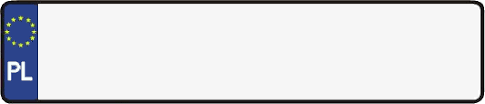
#> input picture plates/LicensePlatePL.png, 485 x 104 px
$ python main.py
#> lines starting #> are read from the running program, lines starting #| are printed output that depends on the picture
#> (reads data.txt from the repository)
from cv2 import cv2 as cv
from PIL import Image, ImageDraw, ImageFont, ImageOps
import numpy as np
import argparse
import os

def printRegistration(name):
    #reading image in openCv
    input = cv.imread("plates/LicensePlatePL.png")
#> input is the input picture: shape (104, 485, 3); mean B, G, R 220.5, 217, 215.9
    #converting it to PIL Image
    imageInPIL = Image.fromarray(np.uint8(input)).convert('RGBA')
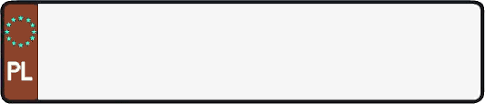
#> imageInPIL: PIL image 485x104 RGBA; mean R, G, B, A 220.5, 217, 215.9, 255
    draw = ImageDraw.Draw(imageInPIL)
    font = ImageFont.truetype('font/arklatrs.ttf', 88) #font and size of it (Polish license plates)

    (x, y) = (50, 5) #where string will be generated
    message = name
    color = 'rgb(0, 0, 0)' #remember when you convert to CV image program will think that you are using BGR
    draw.text((x, y), message, fill=color, font = font)

    #converting PIL Image to np array
    imageInCV = np.asarray(imageInPIL)
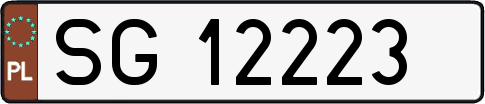
#> imageInCV: shape (104, 485, 4); mean R, G, B, A 186.1, 182.6, 181.5, 255

    a = 0.13    #size of small image
    r = (int(imageInCV.shape[1]*a), int(imageInCV.shape[0]*a))
#> r = (63, 13)
    imag2 = cv.resize(imageInCV, r)
    height, width = imag2.shape[:2]
#> height = 13; width = 63
    w, h = (40, 40) #quality of new image (the bigger the better)
    #resize image
    imageInCV = cv.resize(imageInCV, r)
    #pixelizaize picture
    temp = cv.resize(imageInCV, (w, h), interpolation=cv.INTER_LINEAR)
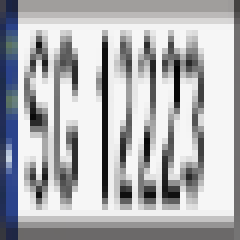
#> temp: shape (40, 40, 4) (shown 6 times larger); mean of channels 0, 1, 2, 3 180.4, 177.3, 176.4, 255; drawn as B, G, R
    output = cv.resize(temp, (width, height), interpolation=cv.INTER_NEAREST)
    #return imageInCV
    return output


if __name__ == '__main__':
    parser = argparse.ArgumentParser()
    parser.add_argument('-f', action='store', dest='fileValue',
                        help='Store file value', default='data.txt')


    results = parser.parse_args()
    file = open(results.fileValue, "r")
    i = 1
    lines = file.readlines()
    for line in lines:
        cv.imwrite(f'results/{i}.png', printRegistration(line)) #save image
        i += 1
